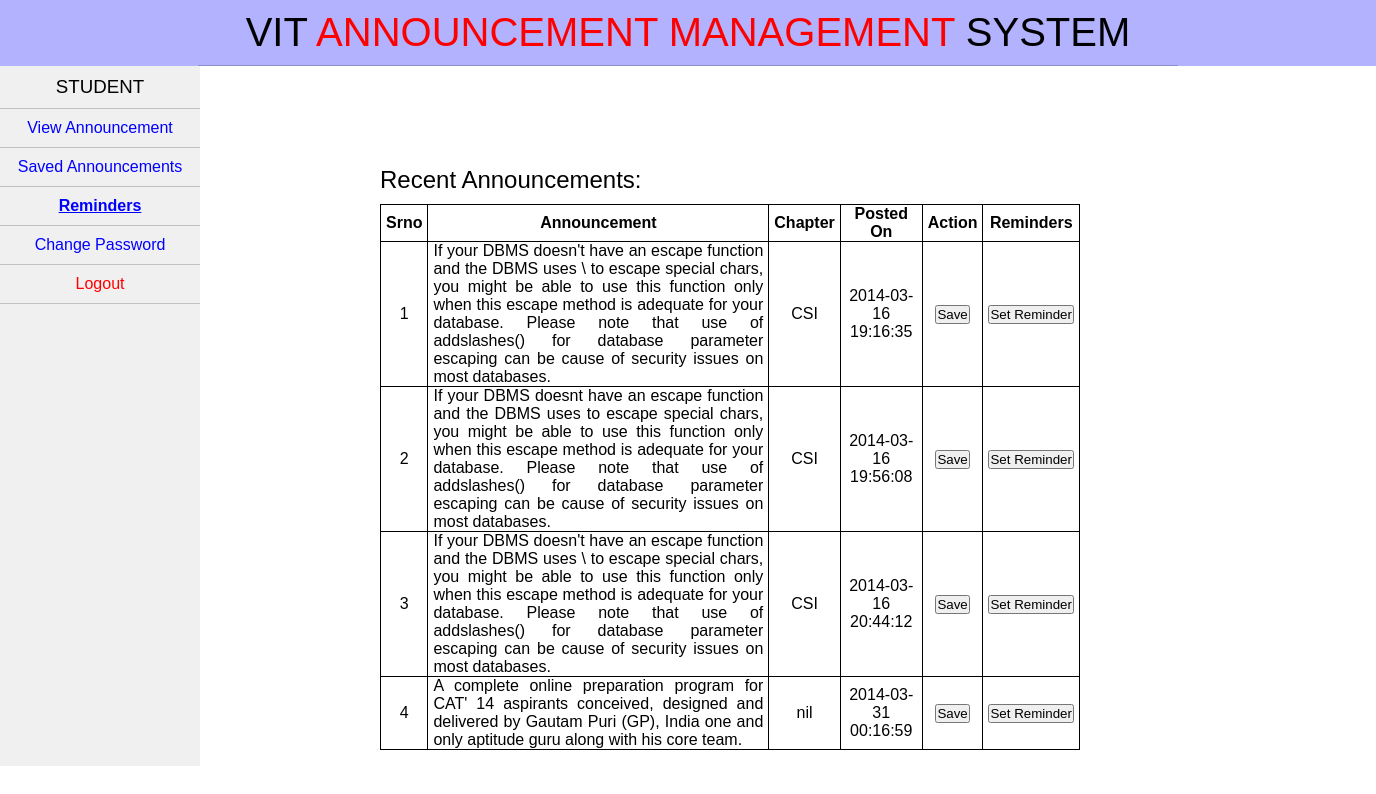
Screenshot of /stupage.php with the database file from the repository.
### tables this page shows
CREATE TABLE IF NOT EXISTS `announcements` (
  `ann_id` int(10) NOT NULL AUTO_INCREMENT,
  `posted_by` varchar(100) NOT NULL,
  `announcement` text NOT NULL,
  `chapter` varchar(100) NOT NULL,
  `status` varchar(100) NOT NULL DEFAULT 'pending',
  `date` datetime NOT NULL,
  PRIMARY KEY (`ann_id`)
);

### stupage.php (the view, shortened to what this page needs)
<?php
    $username = $_SESSION['username'];
?>
<!DOCTYPE html>
<html>
    <head>
        <link rel="stylesheet" href="css/page.css">
    </head>
    <body>
        <header >
            <section id="header">VIT <span id="text">ANNOUNCEMENT MANAGEMENT</span> SYSTEM</section>
        </header>
        <section id="main">
            <aside id="vnav">
                <ul id="login">
                    <h3><li>STUDENT</li></h3>
                    <a href="stupage.php"><li>View Announcement</li></a>
                    <a href="stusave.php"><li>Saved Announcements</li></a>
                    <?php
                    $qans = mysql_query("select * from reminder where username = '$username'") or die(mysql_error());
                    if(mysql_num_rows($qans))
                        echo "<a href='stureminder.php' style='text-decoration: underline; font-weight: bold;'><li>Reminders</li></a>";
                    else
                        echo "<a href='stureminder.php'><li>Reminders</li></a>";
                    ?>
                    <a href="changepassword.php"><li>Change Password</li></a>
                    <a href="logout.php"><li style="color: red;">Logout</li></a>
                </ul>
            </aside>
            <section id="container">
                <h2>Recent Announcements:</h2>
                <?php
                    $query = "select * from announcements order by date";
                    $qans = mysql_query($query) or die(mysql_error());
                    if(mysql_num_rows($qans) == 0) {
                        echo "<p style='color: red;'>Sorry! There are no announcements to display</p>";
                    }
                    else {
                        $cnt = 0;
                        echo "<table><tr><th>Srno</th><th>Announcement</th><th>Chapter</th><th>Posted On</th><th>Action</th><th>Reminders</th></tr>";
                        while($qres = mysql_fetch_assoc($qans)) {
                            $cnt++;
                            $ann_id = $qres['ann_id'];
                            echo "<tr><td>".$cnt."</td><td style='text-align: justify;'>".$qres['announcement']."</td><td>".$qres['chapter']."                                      </td><td>".$qres['date']."</td><td>
                                <form action='process/save.php' method='POST'>
                                <input type='hidden' name='ann_id' value='".$ann_id."'' />
                                <input type='submit' name='submit' value='Save' />
                                </form>
                                </td><td>
                                <form action='process/reminder.php' method='POST'>
                                <input type='hidden' name='ann_id' value='".$ann_id."'' />
                                <input type='submit' name='submit' value='Set Reminder' />
                                </form>
                                </td></tr>";
                        }
                        echo "</table>";
                    }
                ?>
            </section>
        </section>
    </body>
</html>

### css/page.css (style rules this page uses)
* { margin: 0; padding: 0; }
body { font-family: "Avant Garde", Avantgarde, "Century Gothic", CenturyGothic, "AppleGothic", sans-serif; }
header { background-color: rgba(0,0,255,0.3); }
#header { font-size: 40px; text-align:center; padding: 10px; border-bottom: 1px solid rgba(0,0,0,0.2); width:960px; margin: auto; }
#text { color: rgb(255,0,0); }
a { text-decoration: none; }
#login li { text-align: center; padding:10px; border-bottom: 1px solid rgba(0,0,0,0.2); }
#login h3 { font-weight:200; }
#login { list-style-type: none; }
#login a { color:blue; }
#main { min-width:1366px; }
#main section,#main aside { float: left; }
#vnav { width: 200px; font-size:16px; min-height: 580px; background-color: #f0f0f0; }
#container { width: 700px; margin-left: 180px; margin-top: 100px; }
h2 { font-weight: 500; }
table,tr,th,td { border: 1px solid black; }
table { border-collapse: collapse; width: 700px; margin-top: 10px; }
td { text-align: center; color: ; }
th,td { padding: 0 5px 0 5px; }

### rows the page displays
announcements: announcement "If your DBMS doesn't have an escape function and the DBMS uses \\ to escape special chars, you might be able to use this function only when this escape method is adequate for your database. Please note that use of addslashes() for database parameter escaping can be cause of security issues on most databases.", chapter "CSI", date "2014-03-16 19:16:35"
announcements: announcement "If your DBMS doesnt have an escape function and the DBMS uses to escape special chars, you might be able to use this function only when this escape method is adequate for your database. Please note that use of addslashes() for database parameter escaping can be cause of security issues on most databases.", chapter "CSI", date "2014-03-16 19:56:08"
announcements: announcement "If your DBMS doesn't have an escape function and the DBMS uses \\ to escape special chars, you might be able to use this function only when this escape method is adequate for your database. Please note that use of addslashes() for database parameter escaping can be cause of security issues on most databases.", chapter "CSI", date "2014-03-16 20:44:12"
announcements: announcement "A complete online preparation program for CAT' 14 aspirants conceived, designed and delivered by Gautam Puri (GP), India one and only aptitude guru along with his core team.", chapter "nil", date "2014-03-31 00:16:59"
